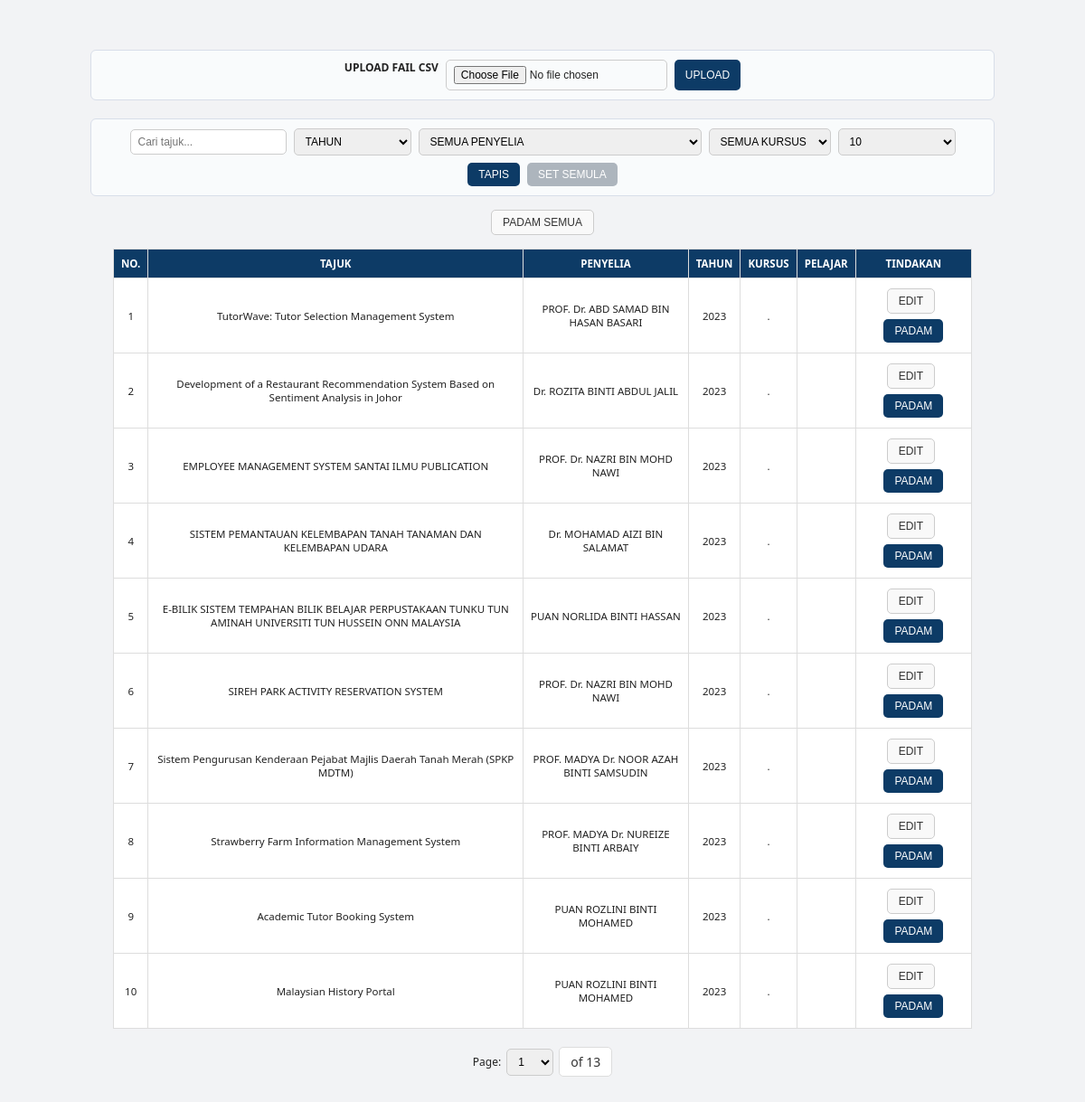
Page /admin_manage_titles.php on the committed database.
### tables this page shows
CREATE TABLE `sejarah_tajuk` (
  `id` int(11) NOT NULL,
  `title` varchar(255) DEFAULT NULL,
  `supervisor` varchar(255) DEFAULT NULL,
  `year` varchar(10) DEFAULT NULL,
  `course` varchar(100) DEFAULT NULL,
  `authors` varchar(255) DEFAULT NULL
);

### admin_manage_titles.php (the view, shortened to what this page needs)
<?php
require 'config.php';
$search = $_GET['search'] ?? '';
$limit = isset($_GET['limit']) ? (int)$_GET['limit'] : 10;
$page = isset($_GET['page']) ? (int)$_GET['page'] : 1;
$offset = ($page - 1) * $limit;
$sql_base = "FROM sejarah_tajuk WHERE 1=1";
$total_sql = "SELECT COUNT(*) AS total " . $sql_base;
$total_result = $conn->query($total_sql)->fetch_assoc();
$total_records = $total_result['total'];
$total_pages = ceil($total_records / $limit);
$sql = "SELECT * " . $sql_base . " ORDER BY year DESC LIMIT $offset, $limit";
$result = $conn->query($sql);
$psm_list = $result ? $result->fetch_all(MYSQLI_ASSOC) : [];
?>
<!DOCTYPE html>
<html>
<head>
</head>
<body>
<div class="container">
    <form method="post" enctype="multipart/form-data">
        <label><strong>UPLOAD FAIL CSV</strong></label>
        <input type="file" name="csv_upload" accept=".csv" required>
        <button type="submit">UPLOAD</button>
    </form>
<form method="get" class="filter-bar">
  <input type="text" name="search" placeholder="Cari tajuk..." value="<?= htmlspecialchars($search) ?>">
  <select name="year">
    <option value="">TAHUN</option>
  </select>
  <select name="supervisor">
    <option value="">SEMUA PENYELIA</option>
  </select>
  <select name="course">
    <option value="">SEMUA KURSUS</option>
  </select>
  <select name="limit" onchange="this.form.submit()">
    <option value="10" <?= $limit == 10 ? 'selected' : '' ?>>10</option>
  </select>
  <button type="submit">TAPIS</button>
  <a href="admin_manage_titles.php" style="text-decoration:none;">
    <button type="button" class="btn-reset">SET SEMULA</button>
  </a>
</form>
    <form method="post" onsubmit="return confirm('Padam SEMUA tajuk?');" style="margin-bottom:10px;">
        <button type="submit" class="btn-danger">PADAM SEMUA</button>
    </form>
    <?php if (!empty($psm_list)): ?>
        <table>
           <thead>
    <tr>
        <th>NO.</th>
        <th>TAJUK</th>
        <th>PENYELIA</th>
        <th>TAHUN</th>
        <th>KURSUS</th>
        <th>PELAJAR</th>
        <th>TINDAKAN</th>
    </tr>
</thead>
<tbody>
    <?php
    $no = $offset + 1;
    foreach ($psm_list as $psm):
    ?>
        <tr>
            <td><?= $no++ ?></td>
            <td><?= htmlspecialchars($psm['title']) ?></td>
            <td><?= htmlspecialchars($psm['supervisor']) ?></td>
            <td><?= htmlspecialchars($psm['year']) ?></td>
            <td><?= htmlspecialchars($psm['course']) ?></td>
            <td><?= htmlspecialchars($psm['authors']) ?></td>
            <td>
                <a href="admin_edit_title.php?id=<?= $psm['id'] ?>">
                    <button type="button">EDIT</button>
                </a>
                <form method="post" style="display:inline;" onsubmit="return confirm('Padam tajuk ini?');">
                    <button type="submit">PADAM</button>
                </form>
            </td>
        </tr>
    <?php endforeach; ?>
</tbody>
        </table>
      <div class="pagination">
    <form method="get" style="display:inline-flex; align-items:center; gap:6px;">
        <label for="page">Page:</label>
        <select name="page" id="page" onchange="this.form.submit()">
            <?php for ($i = 1; $i <= $total_pages; $i++): ?>
                <option value="<?= $i ?>" <?= $i == $page ? 'selected' : '' ?>>
                    <?= $i ?>
                </option>
            <?php endfor; ?>
        </select>
        <span>of <?= $total_pages ?></span>
    </form>
</div>
    <?php else: ?>
        <p class="no-data">Tiada tajuk ditemui mengikut carian atau tapisan.</p>
    <?php endif; ?>
</div>
</body>
</html>

### admin_manage_titles.php (style rules this page uses)
body { font-family: 'Segoe UI', sans-serif; font-size: 12px; margin: 0; padding: 30px; color: #222; background: #f2f3f5; text-align: center; }
.container { max-width: 1000px; margin: auto; padding: 25px; border-radius: 10px; }
button, .btn, .btn-add, .btn-print, .dropdown-btn { background: #f9f9f9; color: #333; border: 1px solid #ccc; border-radius: 5px; padding: 6px 12px; font-size: 12px; cursor: pointer; text-decoration: none; font-weight: 500; transition: all 0.25s ease; }
button[type="submit"] { background: #0d3b66; color: #fff; border: none; }
.btn-reset { background: #adb5bd; color: #fff; border: none; }
.btn-warning, .btn-danger { background: #f9f9f9 !important; color: #333 !important; border: 1px solid #ccc !important; }
form[enctype="multipart/form-data"] { background: #f9fbfc; padding: 10px; border-radius: 6px; border: 1px solid #d8dee9; margin-bottom: 20px; display: flex; justify-content: center; flex-wrap: wrap; gap: 8px; }
input[type="text"], select, input[type="file"] { padding: 6px 8px; border: 1px solid #ccc; border-radius: 5px; font-size: 12px; }
table { width: 95%; margin: 0 auto; border-collapse: collapse; margin-top: 15px; background: white; font-size: 11.5px; }
th, td { border: 1px solid #ddd; padding: 8px; text-align: center; vertical-align: middle; }
thead { background: #0d3b66; color: white; }
td a button { margin-right: 5px; }
td a, td form { display: inline-block; margin-right: 6px; margin-bottom: 0; }
td a:last-child, td form:last-child { margin-right: 0; }
a { text-decoration: none; color: inherit; }
.pagination { margin-top: 12px; text-align: center; }
td a button, td form button { margin: 3px 4px; }
.filter-bar { display: flex; justify-content: center; align-items: center; gap: 8px; flex-wrap: wrap; background: #f9fbfc; padding: 10px; border: 1px solid #d8dee9; border-radius: 6px; margin-bottom: 15px; }
.filter-bar input[type="text"], .filter-bar select { min-width: 130px; }
.pagination { display: flex; justify-content: center; align-items: center; gap: 6px; margin-top: 20px; flex-wrap: wrap; }
.pagination a, .pagination span { padding: 6px 12px; border: 1px solid #ddd; border-radius: 5px; text-decoration: none; color: #333; background: #fff; font-size: 14px; }

### rows in the picture
sejarah_tajuk: title "TutorWave: Tutor Selection Management System", supervisor "PROF. Dr. ABD SAMAD BIN HASAN BASARI", year "2023", course "."
sejarah_tajuk: title "Development of a Restaurant Recommendation System Based on Sentiment Analysis in Johor", supervisor "Dr. ROZITA BINTI ABDUL JALIL", year "2023", course "."
sejarah_tajuk: title "EMPLOYEE MANAGEMENT SYSTEM SANTAI ILMU PUBLICATION", supervisor "PROF. Dr. NAZRI BIN MOHD NAWI", year "2023", course "."
sejarah_tajuk: title "SISTEM PEMANTAUAN KELEMBAPAN TANAH TANAMAN DAN KELEMBAPAN UDARA", supervisor "Dr. MOHAMAD AIZI BIN SALAMAT", year "2023", course "."
sejarah_tajuk: title "E-BILIK SISTEM TEMPAHAN BILIK BELAJAR PERPUSTAKAAN TUNKU TUN AMINAH UNIVERSITI TUN HUSSEIN ONN MALAYSIA", supervisor "PUAN NORLIDA BINTI HASSAN", year "2023", course "."
sejarah_tajuk: title "SIREH PARK ACTIVITY RESERVATION SYSTEM", supervisor "PROF. Dr. NAZRI BIN MOHD NAWI", year "2023", course "."
sejarah_tajuk: title "Sistem Pengurusan Kenderaan Pejabat Majlis Daerah Tanah Merah (SPKP MDTM)", supervisor "PROF. MADYA Dr. NOOR AZAH BINTI SAMSUDIN", year "2023", course "."
sejarah_tajuk: title "Strawberry Farm Information Management System", supervisor "PROF. MADYA Dr. NUREIZE BINTI ARBAIY", year "2023", course "."
sejarah_tajuk: title "Academic Tutor Booking System", supervisor "PUAN ROZLINI BINTI MOHAMED", year "2023", course "."
sejarah_tajuk: title "Malaysian History Portal", supervisor "PUAN ROZLINI BINTI MOHAMED", year "2023", course "."

### other values in the picture
$total_pages "13"
form field page "1"
